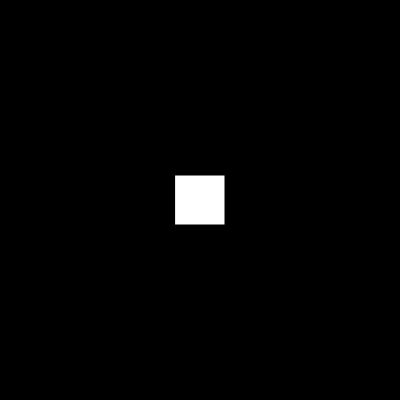
Frame 1 (no input)
Frame 60 (no input): identical to frame 1, image omitted
Frame 120 (the mouse pressed at the canvas centre since frame 60): identical to frame 1, image omitted

The p5.js sketch that drew this single still picture (run headless with seeded random() and noise() and a simulated clock; from frame 60 on, the mouse is pressed at the canvas centre):

// p5.js sketch
// ── sketch.js
var player1;

function setup() {
    createCanvas(400,400);

    player1 = new player(200, 200, 50, 50);
}

function draw() {
    background("black");

    player1.display();

    player1.movement();
}
// ── lotus_base.js
class base_sprite {
    constructor(x,y,w,h) {
        this.x = x;
        this.y = y;
        this.w = w;
        this.h = h;
    }

    display() {
        rectMode(CENTER);
        rect(this.x, this.y, this.w, this.h);
    }
}
// ── lotus_dynamic.js
class dynamic_sprite extends base_sprite {
    constructor(x,y,w,h) {
        super(x,y,w,h);
    }
}
// ── lotus_player.js
class player extends dynamic_sprite {
    constructor(x,y,w,h) {
        super(x,y,w,h);

        this.x = x;
        this.y = y;
        this.w = w;
        this.h = h;
    }

    movement() {
        if(keyIsDown(87))  {
            this.y -= 5;
        }

        if(keyIsDown(65))  {
            this.x -= 5;
        }

        if(keyIsDown(83))  {
            this.y += 5;
        }

        if(keyIsDown(68))  {
            this.x += 5;
        }
    }
}
// ── lotus_static.js
class static_sprite extends base_sprite {
    constructor(x,y,w,h) {
        super(x,y,w,h);
    }
}
// ── lotus_tile.js
class tile_sprite extends static_sprite {
    constructor(x,y,w,h) {
        super(x,y,w,h);

        this.x = x;
        this.y = y;
        this.w = w;
        this.h = h;
    }
}
